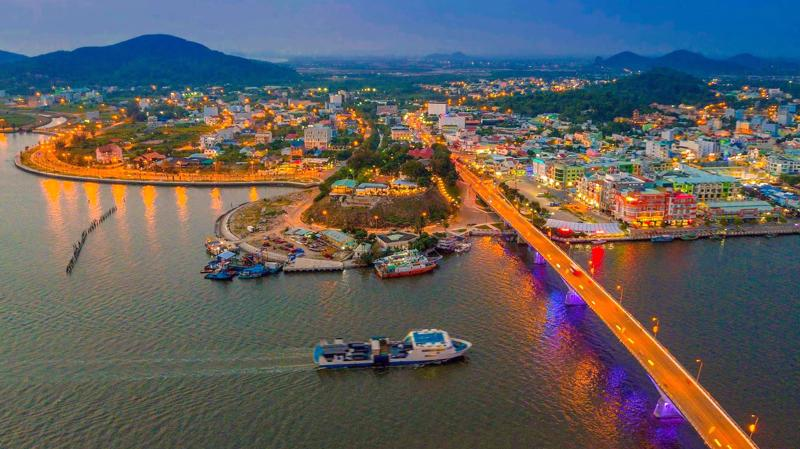
#> input picture week_4/Python/Kien_Giang.jpg, 800 x 449 px
$ python Test_Slider.py
#> lines starting #> are read from the running program, lines starting #| are printed output that depends on the picture; after the words box and inside, x2 and y2 are one past the last pixel; in counts of white or black regions, pixels touching at a corner belong together
import cv2
import numpy as np
from PIL import Image

file_path = r'Kien_Giang.jpg'

Anh_1 = cv2.imread(file_path, cv2.IMREAD_COLOR)
#> Anh_1 is the input picture: shape (449, 800, 3); mean B, G, R 93.2, 94.4, 97.7
Anh_Xam = cv2.cvtColor(Anh_1, cv2.COLOR_BGR2GRAY)
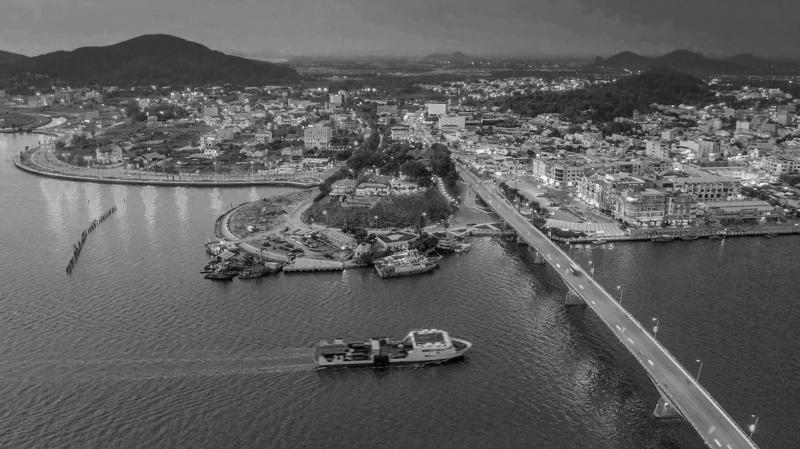
#> Anh_Xam: shape (449, 800); min 0, max 253, mean 95.2
Anh_Bin = np.zeros_like(Anh_Xam)

# Define a function to update the binary image based on the current threshold value
def update_binary_image(threshold_value):
#> called with threshold_value = 0
    ret, Anh_Bin = cv2.threshold(Anh_Xam, threshold_value, 255, cv2.THRESH_BINARY)
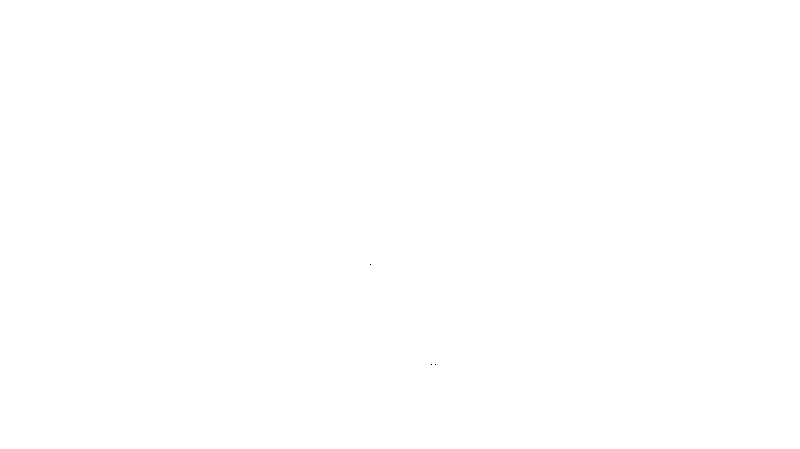
#> Anh_Bin: shape (449, 800); 100% white; black in thin lines or dots, all inside (x1, y1, x2, y2) = (370, 264, 436, 365)
#> ret = 0
    cv2.imshow('Anh nhi phan', Anh_Bin)

# Create a window for the binary image and a trackbar to adjust the threshold value
cv2.namedWindow('Anh nhi phan')
cv2.createTrackbar('Ngưỡng', 'Anh nhi phan', 0, 255, update_binary_image)

# Initialize the binary image with the current threshold value
initial_threshold_value = cv2.getTrackbarPos('Ngưỡng', 'Anh nhi phan')
update_binary_image(initial_threshold_value)

cv2.imshow('Anh goc', Anh_1)
cv2.waitKey(0)
cv2.destroyAllWindows()
